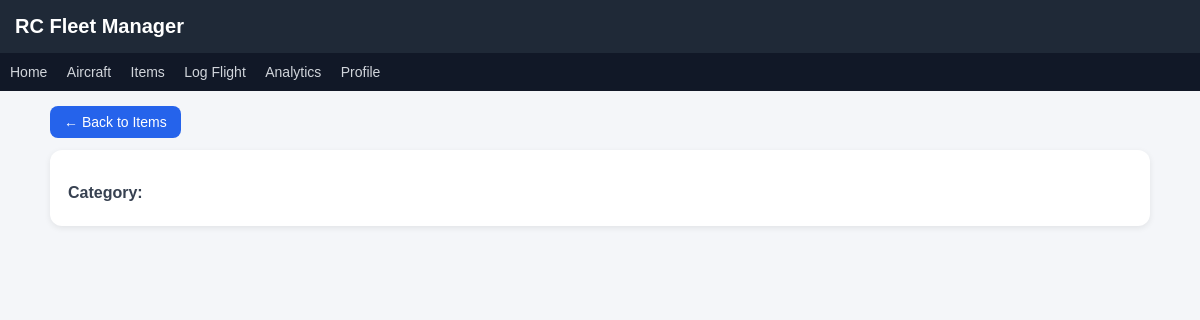
/item/1, run on an earlier commit of the app's database.
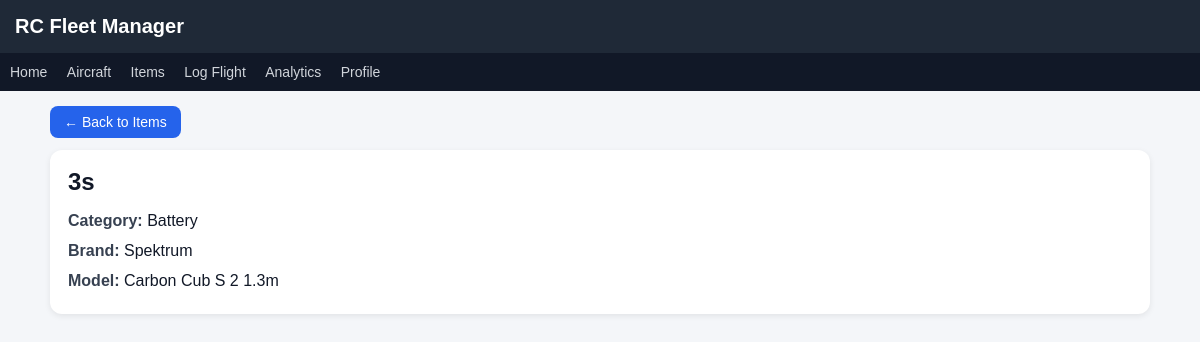
And on a later commit of the database.
### tables this page shows
CREATE TABLE items (
        id INTEGER PRIMARY KEY,
        name TEXT NOT NULL,
        category TEXT,
        brand TEXT,
        model TEXT,
        serial TEXT,
        notes TEXT
    );

### app.py (the view)
@app.route("/item/<int:item_id>")
def item_detail(item_id):
    db = get_db()
    item = db.execute(
        "SELECT * FROM items WHERE id=?",
        (item_id,)
    ).fetchone()
    return render_template(
        "item_detail.html",
        item=item
    )

### app.py (called while the page is built)
@app.before_request
def initialize_app():
    global sync_done
    if not sync_done:
        sync_battery_items()
        sync_done = True

### database.py (called while the page is built)
def get_db():
    conn = sqlite3.connect("rc_fleet.db")
    conn.row_factory = sqlite3.Row
    return conn

### templates/item_detail.html (shortened to what this page needs)
{% extends "base.html" %}
{% block content %}
<a class="btn" href="/items">← Back to Items</a>
<div class="card">
<h2>{{ item.name }}</h2>
<p><strong>Category:</strong> {{ item.category }}</p>
{% if item.brand %}
<p><strong>Brand:</strong> {{ item.brand }}</p>
{% endif %}
{% if item.model %}
<p><strong>Model:</strong> {{ item.model }}</p>
{% endif %}
</div>
{% endblock %}

What changed in the data, as far as the page shows it:
added items: name "3s", category "Battery", brand "Spektrum", model "Carbon Cub S 2 1.3m"
Also different on the page:
text now shown: "Brand: Model:"
